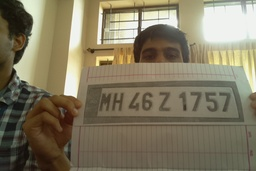
#> input picture plate/OK.jpg, 256 x 171 px, shrunk from 720 x 480 before the run
$ python -i processImage.py   (imports and definitions only)
#> lines starting #> are read from the running program, lines starting #| are printed output that depends on the picture; after the words box and inside, x2 and y2 are one past the last pixel; in counts of white or black regions, pixels touching at a corner belong together
#> further down, picture is the input picture: shape (171, 256, 3); mean B, G, R 97.1, 120.8, 129.4
import cv2
import numpy as np

def reduce_colors(img, n):
    Z = img.reshape((-1,3))

    # convert to np.float32
    Z = np.float32(Z)

    # define criteria, number of clusters(K) and apply kmeans()
    criteria = (cv2.TERM_CRITERIA_EPS + cv2.TERM_CRITERIA_MAX_ITER, 10, 1.0)
    K = n
    ret,label,center=cv2.kmeans(Z,K,None,criteria,10,cv2.KMEANS_RANDOM_CENTERS)

    # Now convert back into uint8, and make original image
    center = np.uint8(center)
    res = center[label.flatten()]
    res2 = res.reshape((img.shape))

    return res2

# ============================================================================

def clean_image(img):
    gray_img = cv2.cvtColor(img, cv2.COLOR_BGR2GRAY)
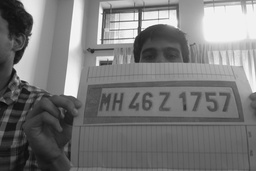
#> gray_img: shape (171, 256); min 7, max 255, mean 120.7

    resized_img = cv2.resize(gray_img
        , None
        , fx=5.0
        , fy=5.0
        , interpolation=cv2.INTER_CUBIC)

    resized_img = cv2.GaussianBlur(resized_img,(5,5),0)
    cv2.imwrite('licence_plate_large.png', resized_img)

    equalized_img = cv2.equalizeHist(resized_img)
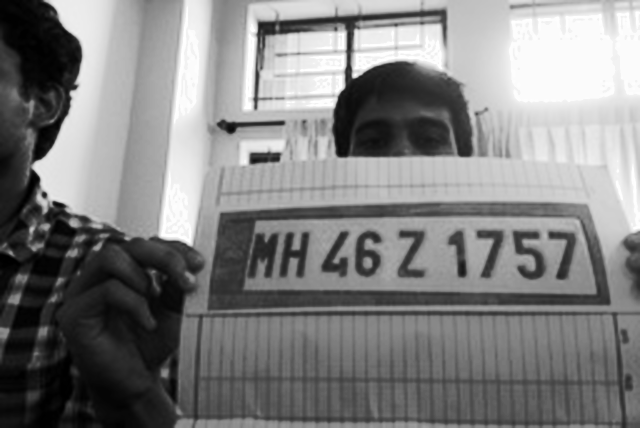
#> equalized_img: shape (855, 1280) (shown at 1/2 size); min 0, max 255, mean 128.4
    cv2.imwrite('licence_plate_equ.png', equalized_img)


    reduced = cv2.cvtColor(reduce_colors(cv2.cvtColor(equalized_img, cv2.COLOR_GRAY2BGR), 8), cv2.COLOR_BGR2GRAY)
#> in reduce_colors, `ret,label,center=cv2.kmeans(Z,K,None,criteria,10,cv2.KMEANS_RANDOM_CEN..`: ret = 287968527.8; center = [[106.9, 106.9, 106.9], [46.26, 46.26, 46.26], [15.89, 15.89, 15.89], [140.7, 140.7, 140.7], [208.8, 208.8, 208.8], [241.7, 241.7, 241.7], [175.1, 175.1, 175.1], [74.79, 74.79, 74.79]]
#> in reduce_colors, `center = np.uint8(center)`: center = [[106, 106, 106], [46, 46, 46], [15, 15, 15], [140, 140, 140], [208, 208, 208], [241, 241, 241], [175, 175, 175], [74, 74, 74]]
    cv2.imwrite('licence_plate_red.png', reduced)


    ret, mask = cv2.threshold(reduced, 70, 255, cv2.THRESH_BINARY)
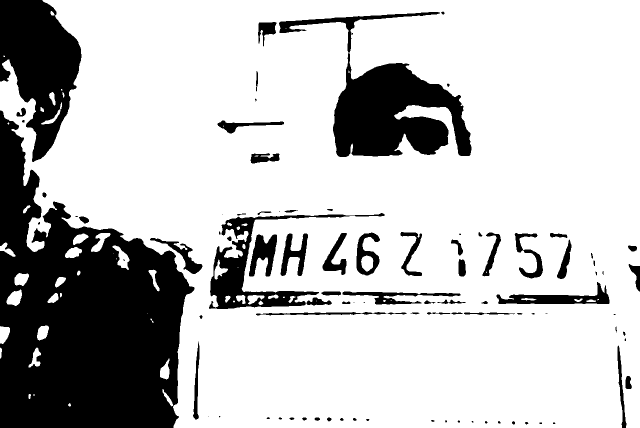
#> mask: shape (855, 1280) (shown at 1/2 size); 76.3% white; 95 black regions (27 under 20 px), largest, box (x1, y1, x2, y2) and area: (0, 221, 389, 855) 144733, (558, 24, 943, 314) 39040, (0, 0, 163, 324) 31333
    #ret, mask = cv2.threshold(reduced, 0, 255, cv2.THRESH_OTSU)
    cv2.imwrite('licence_plate_mask.png', mask)

    kernel = cv2.getStructuringElement(cv2.MORPH_RECT, (3, 3))
    #mask = cv2.erode(mask, kernel, iterations = 1)
    cv2.imwrite('licence_plate_mask2.png', mask)

    return mask

# ============================================================================

def extract_characters(img):
    bw_image = cv2.bitwise_not(img)
    contours = cv2.findContours(bw_image, cv2.RETR_EXTERNAL, cv2.CHAIN_APPROX_NONE)[1]

    char_mask = np.zeros_like(img)
    bounding_boxes = []
    for contour in contours:
        x,y,w,h = cv2.boundingRect(contour)
        #print "\n",w,"---",h
        area = w * h
        center = (x + w/2, y + h/2)
        if  (w>35) and (h>90) and (w<80) and (h<140):

            x,y,w,h = x-4, y-4, w+8, h+8
            bounding_boxes.append((center, (x,y,w,h)))
            cv2.rectangle(char_mask,(x,y),(x+w,y+h),255,-1)

    cv2.imwrite('licence_plate_mask3.png', char_mask)

    clean = cv2.bitwise_not(cv2.bitwise_and(char_mask, char_mask, mask = bw_image))

    bounding_boxes = sorted(bounding_boxes, key=lambda item: item[0][0])

    characters = []
    for center, bbox in bounding_boxes:
        x,y,w,h = bbox
        char_image = clean[y:y+h,x:x+w]
        characters.append((bbox,char_image))
    return clean, characters

def highlight_characters(img, chars):
    output_img = cv2.cvtColor(img, cv2.COLOR_GRAY2BGR)
    for bbox, char_img in chars:
        x,y,w,h = bbox
        cv2.rectangle(output_img,(x,y),(x+w,y+h),255,1)

    return output_img

>>> import cv2
>>> picture = cv2.imread('OK.jpg')
>>> result = clean_image(picture)

$ run again, on plate/lp1.jpg
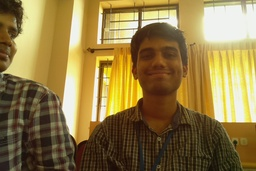
#> input picture plate/lp1.jpg, 256 x 171 px, shrunk from 720 x 480 before the run
#> picture is the input picture: shape (171, 256, 3); mean B, G, R 70.4, 122.4, 144.7
#> in clean_image, `resized_img = cv2.resize(gray_img , None , fx=5.0 , fy=5.0 , interpola..`:
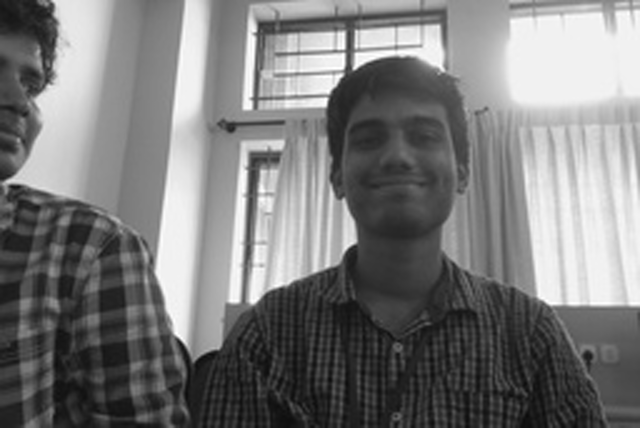
#> resized_img: shape (855, 1280) (shown at 1/2 size); min 11, max 255, mean 123.1
#> in reduce_colors, `ret,label,center=cv2.kmeans(Z,K,None,criteria,10,cv2.KMEANS_RANDOM_CEN..`: ret = 286166234.5; center = [[19.34, 19.34, 19.34], [146.5, 146.5, 146.5], [53.85, 53.85, 53.85], [242.7, 242.7, 242.7], [115.4, 115.4, 115.4], [177.7, 177.7, 177.7], [209.7, 209.7, 209.7], [85.02, 85.02, 85.02]]
#> in reduce_colors, `center = np.uint8(center)`: center = [[19, 19, 19], [146, 146, 146], [53, 53, 53], [242, 242, 242], [115, 115, 115], [177, 177, 177], [209, 209, 209], [85, 85, 85]]
#> in clean_image, `ret, mask = cv2.threshold(reduced, 70, 255, cv2.THRESH_BINARY)`:
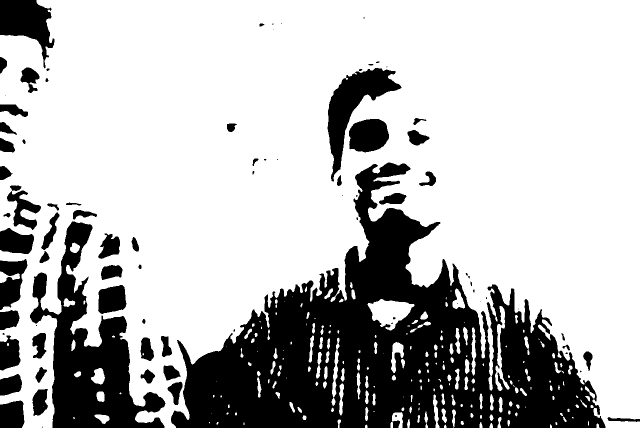
#> mask: shape (855, 1280) (shown at 1/2 size); 73% white; 85 black regions (28 under 20 px), largest, box (x1, y1, x2, y2) and area: (342, 325, 1211, 855) 194644, (60, 443, 331, 855) 41334, (655, 136, 803, 363) 10629
